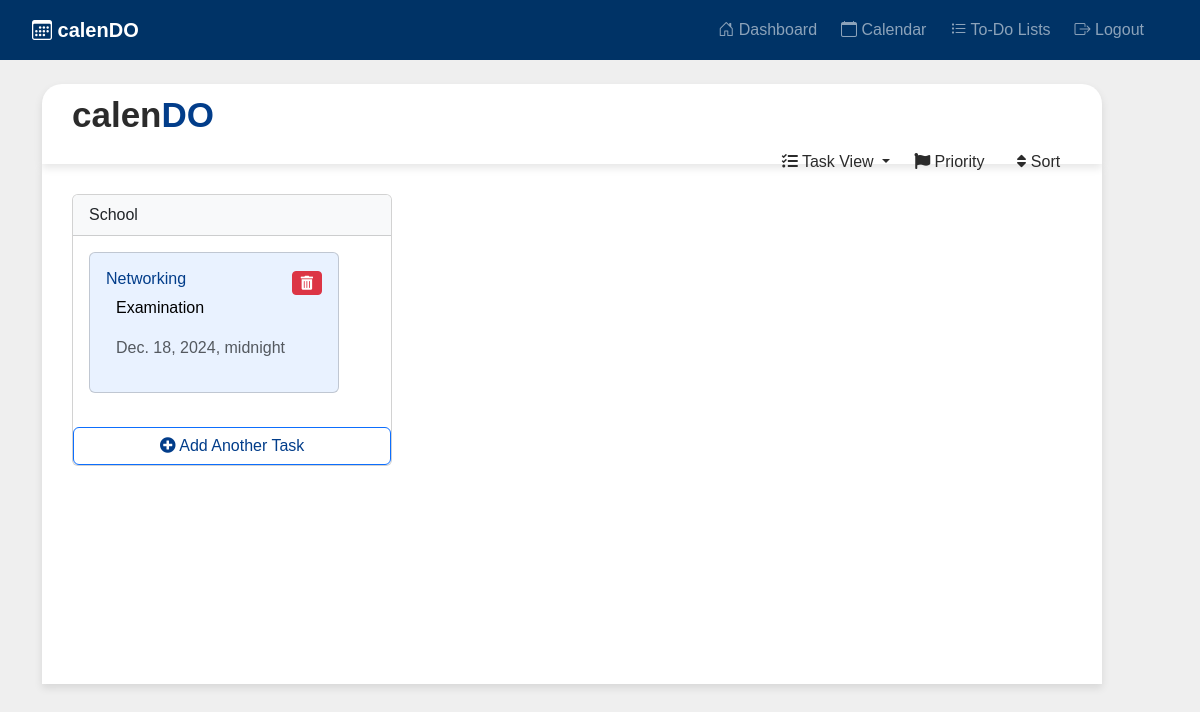
Page /todo/ (signed in) on the earlier database version.
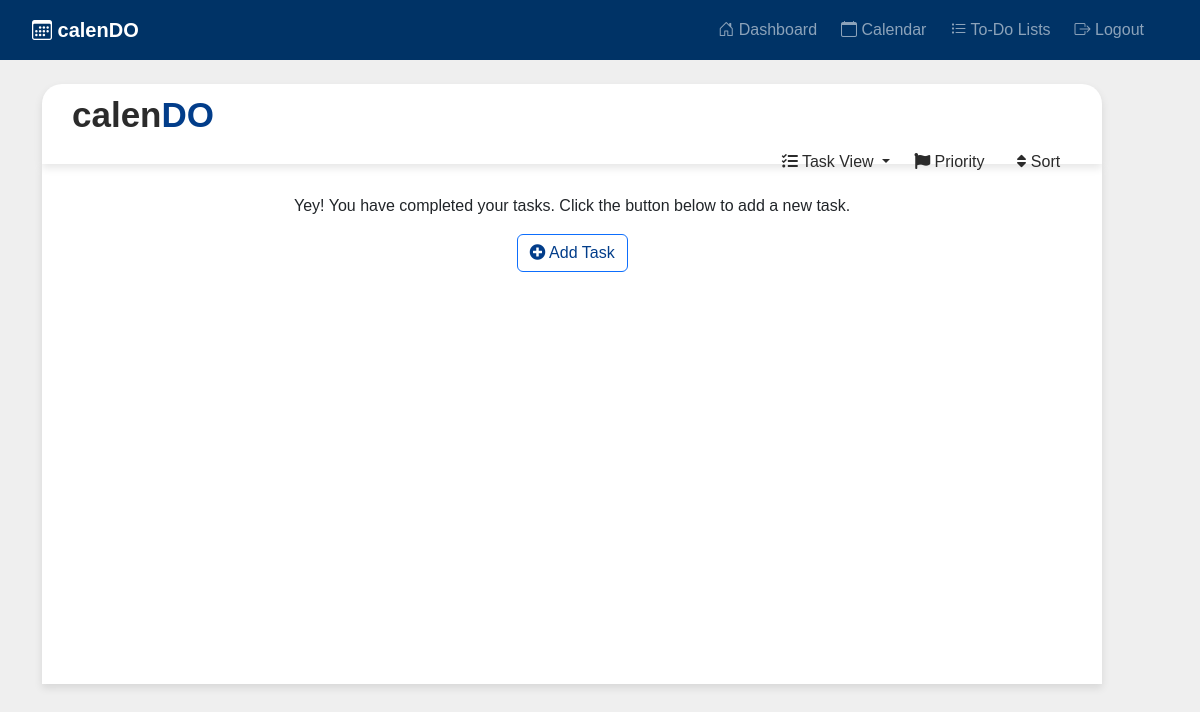
Same page on the later database version.
### calendo/models.py (models this page shows, shortened)
class Task(models.Model):
    user = models.ForeignKey(User, on_delete=models.CASCADE, null=True, blank=True)
    task_name = models.CharField(max_length=200)
    description = models.TextField(null=True, blank=True)
    status = models.BooleanField(default=False)
    section = models.CharField(max_length=200, null=True, blank=True)
    priority = models.CharField(max_length=200, null=True, blank=True)
    due_date = models.DateTimeField(null=True, blank=True)
    created = models.DateTimeField(auto_now_add=True)
    class Meta:
        ordering = ['status']

### calendo/views.py (the view)
# urls.py: path('todo/', views.todo_index, name='todo_index'),
@login_required(login_url='login')
def todo_index(request):
    tasks = Task.objects.filter(user=request.user)
    sections_and_tasks = {}
    for task in tasks:
        if task.section not in sections_and_tasks:
            sections_and_tasks[task.section] = []
        sections_and_tasks[task.section].append(task)
    return render(request, 'todo/todo-index.html', {'sections_and_tasks': sections_and_tasks})

### templates/todo/todo-index.html (shortened to what this page needs)
<head>
    <link rel="stylesheet" href="https://cdnjs.cloudflare.com/ajax/libs/font-awesome/6.0.0-beta3/css/all.min.css">
    <link rel="stylesheet" href="https://cdn.jsdelivr.net/npm/bootstrap@5.3.0-alpha1/dist/css/bootstrap.min.css">
</head>
{% extends "partials/base.html" %}
{% block content %}
<div class="container mt-4 animate__animated animate__fadeIn">
    <div class="sticky-header">
        <h1 class="text-primary calendo"><span class="calen">calen</span><span class="do">DO</span></h1>
        <div class="d-flex justify-content-end mb-1">
            <button class="btn dropdown-toggle no-border-btn" type="button" id="taskViewDropdown" data-bs-toggle="dropdown" aria-expanded="false">
                <i class="fas fa-tasks"></i> Task View
            </button>
            <button class="btn no-border-btn me-2" data-bs-toggle="modal" data-bs-target="#priorityModal">
                <i class="fas fa-flag"></i> Priority
            </button>
            <button class="btn no-border-btn" data-bs-toggle="modal" data-bs-target="#sortModal">
                <i class="fas fa-sort"></i> Sort
            </button>
        </div>
    </div>
    <div class="task-container">
        <div class="d-flex flex-row">
            {% if sections_and_tasks %}
                {% for section, tasks in sections_and_tasks.items %}
                <div class="section-container">
                    <div class="card">
                        <div class="card-header bg-light">{{ section }}</div>
                        <div class="card-body tasks-wrapper">
                            {% for task in tasks %}
                            <div class="card mb-2 task-card" data-task-id="{{ task.id }}" data-task-priority="{{ task.priority }}" data-task-due-date="{{ task.due_date }}">
                                <div class="card-body">
                                    <div class="d-flex align-items-center">
                                        <h5 class="card-title task-title">{{ task.task_name }}</h5>
                                        <button class="btn btn-danger btn-sm ms-auto delete-task-btn" data-task-id="{{ task.id }}" data-bs-toggle="modal" data-bs-target="#deleteTaskModal">
                                            <i class="fas fa-trash-alt"></i>
                                        </button>
                                    </div>
                                    <div class="task-content">
                                        <p class="card-text task-text">{{ task.description }}</p>
                                        <p class="text-muted task-date">{{ task.due_date }}</p>
                                    </div>
                                </div>
                            </div>
                            {% endfor %}
                        </div>
                        <div class="add-task-container">
                            <button class="btn btn-outline-primary w-100 add-task-btn" data-bs-toggle="modal" data-bs-target="#addTaskModal">
                                <i class="fas fa-plus-circle"></i> Add Another Task
                            </button>
                        </div>
                    </div>
                </div>
                {% endfor %}
            {% else %}
                <div class="col-md-12 text-center">
                    <p>Yey! You have completed your tasks. Click the button below to add a new task.</p>
                    <button class="btn btn-outline-primary add-task-btn" data-bs-toggle="modal" data-bs-target="#addTaskModal">
                        <i class="fas fa-plus-circle"></i> Add Task
                    </button>
                </div>
            {% endif %}
        </div>
    </div>
</div>
{% endblock %}

Differences in the rows shown:
removed Task: section "School", task_name "Networking", description "Examination", due_date "Dec. 18, 2024, midnight"
Other differences:
text now shown: "Yey! You have completed your tasks. Click the button below to add a new task. Add Task"
